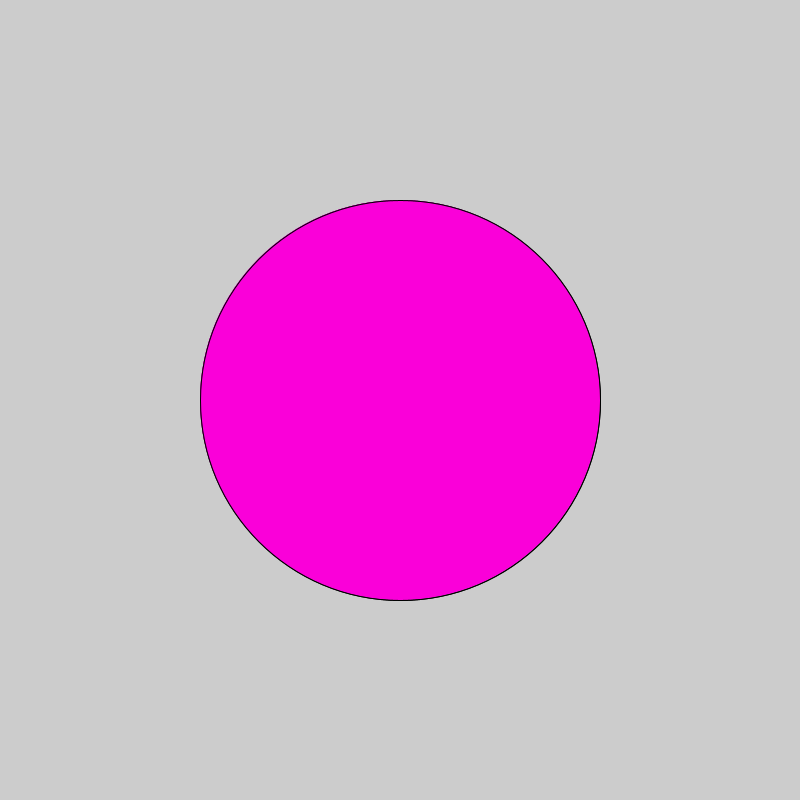
Frame 1 (no input)
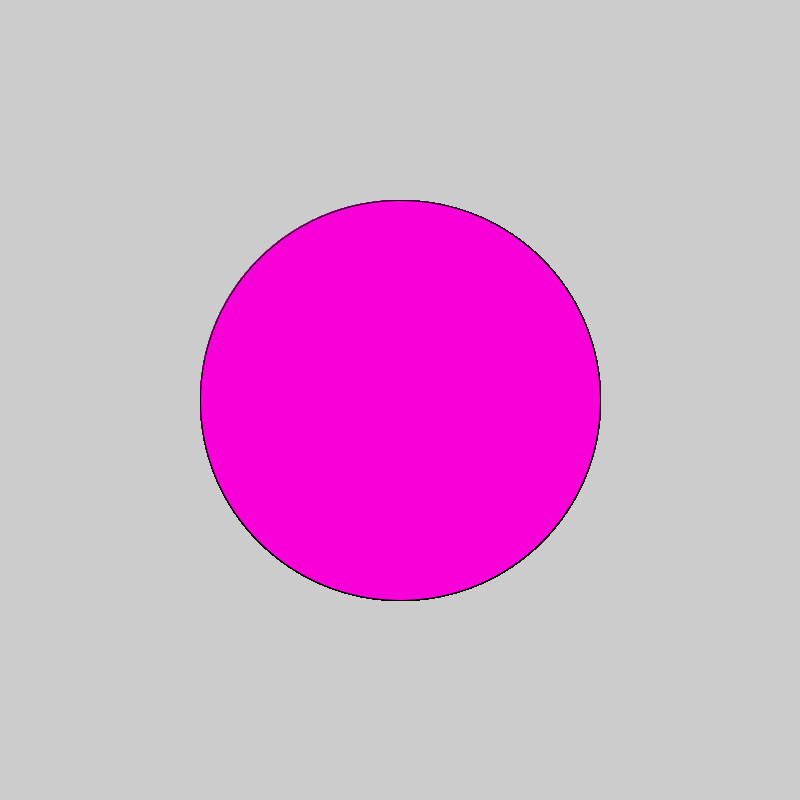
Frame 60 (the mouse pressed at the canvas centre just before this capture)
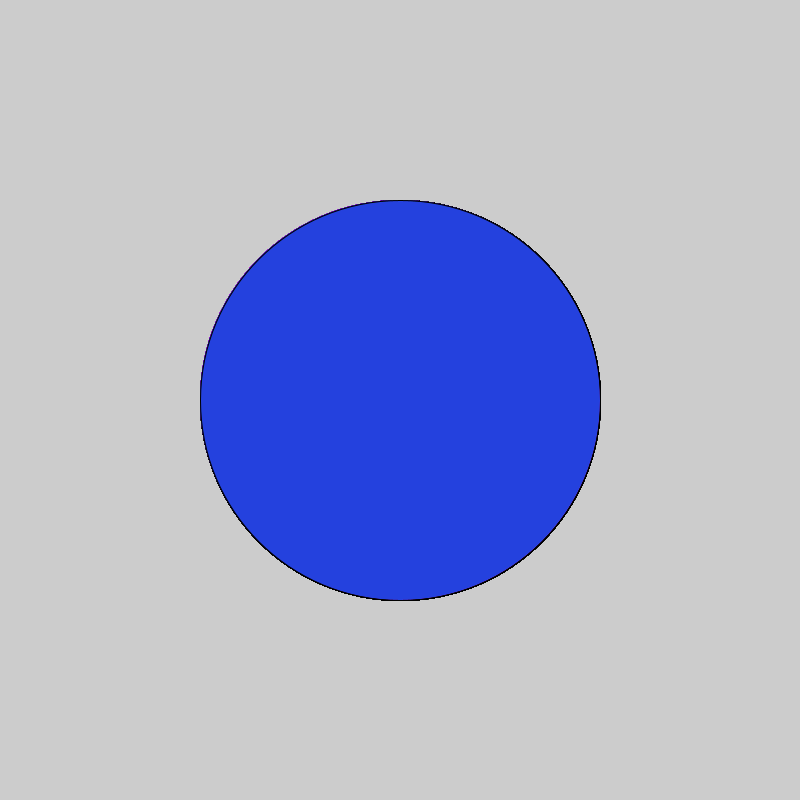
Frame 120 (the mouse held since frame 60 and released just before this capture)

The Processing sketch that drew these frames (run headless with seeded random() and noise(); from frame 60 on, the mouse is pressed at the canvas centre):

// Processing sketch: color_changing_circle
// ── color_changing_circle.pde
void setup () {
 size (800, 800);
}
void draw () {
  fill (#FA00D9);
ellipse (400, 400, 400, 400);
if(mousePressed) {
  fill(#2441DE);
} else {
  fill (#FA00D9);
}
 ellipse(400, 400, 400, 400);
}
